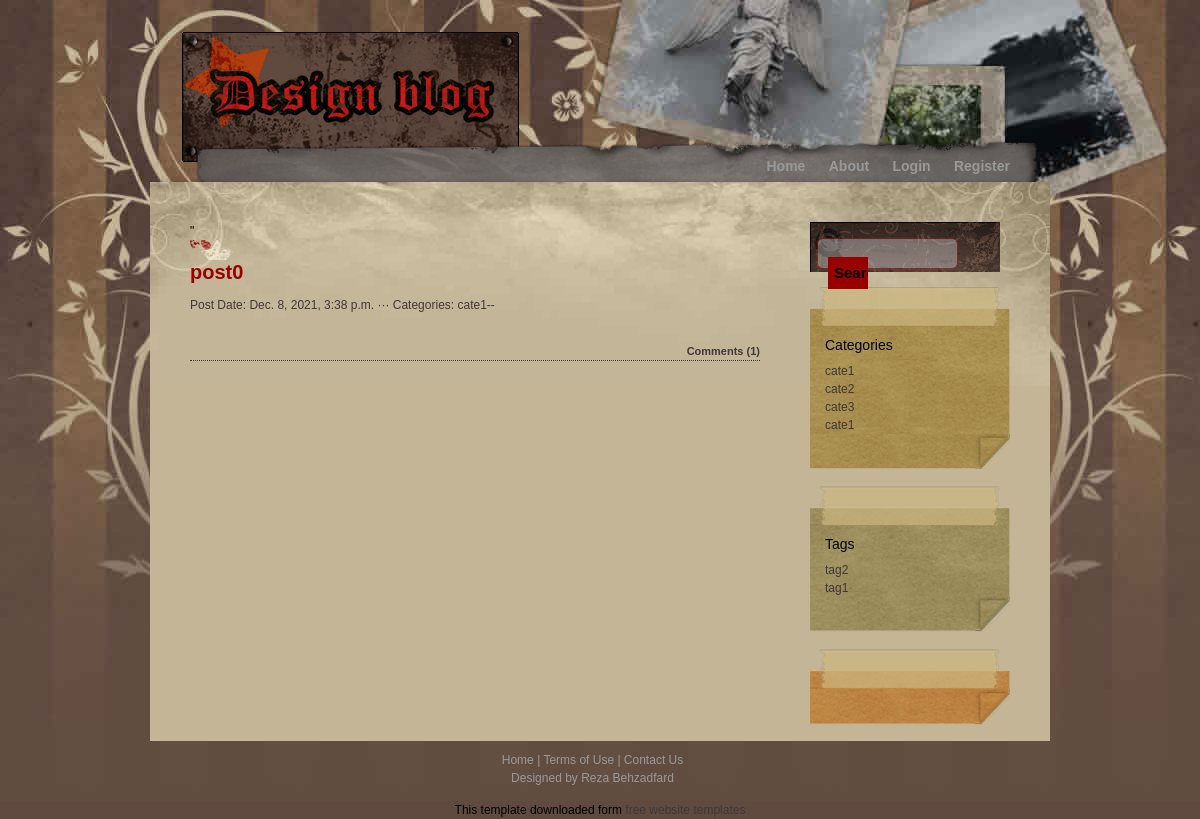
Page /category/cate1 on the committed database.
### post/models.py (models this page shows, shortened)
class Post(models.Model):
    title = models.CharField(max_length=120)
    image = models.ImageField(upload_to="")
    content = models.TextField()
    created_at = models.DateTimeField(auto_now_add=True)
    slug = models.SlugField(unique=True, max_length=120, null=True, blank=True)
    author = models.ForeignKey(User, on_delete=CASCADE)
    category = models.ManyToManyField(Category)
    tag = models.ManyToManyField(Tag, blank=True, null=True)
    class Meta:
        unique_together = ('title', 'slug')

class Category(models.Model):
    title = models.CharField(max_length=120)
    slug = models.SlugField(unique=True, max_length=120, null=True, blank=True)
    creator = models.ForeignKey(User, on_delete=SET_NULL, null=True, blank=True)
    parent = models.ForeignKey('self', on_delete=models.PROTECT, blank=True, null=True)
    created_at = models.DateTimeField(auto_now_add=True)
    class Meta:
        unique_together = ('title', 'slug')

class Tag(models.Model):
    title = models.CharField(max_length=120)
    slug = models.SlugField(unique=True, max_length=120, null=True, blank=True)
    creator = models.ForeignKey(User, on_delete=SET_NULL, null=True, blank=True)
    created_at = models.DateTimeField(auto_now_add=True)
    class Meta:
        unique_together = ('title', 'slug')

### post/views.py (the view)
# urls.py: path('category/<slug:slug_text>', class_category, name='category_reverse'),
def class_category(request, slug_text):
    category = Category.objects.get(slug=slug_text)
    posts = Post.objects.filter(category=category).order_by('-created_at')
    categories = Category.objects.all()
    tags = Tag.objects.all()
    context = {
        'posts': posts,
        'categories': categories,
        'tags': tags,
    }
    return render(request, 'post/category.html', context)

### post/templates/post/category.html (shortened to what this page needs)
{% extends "post/class_base.html" %}
{% load static %}
{% block menu %}
{% if request.user.is_authenticated %}
<ul>
    <li><a href="{% url 'home' %}">Home</a></li>
    <li><a href="#">About</a></li>
    <li><a href="{% url 'add_post' %}">Add New Post</a></li>
    <li><a href="{% url 'dashboard' %}">Dashboard</a></li>
    <li><a href="{% url 'logout' %}">Logout</a></li>
</ul>
{% else %}
<ul>
    <li><a href="{% url 'home' %}">Home</a></li>
    <li><a href="#">About</a></li>
    <li><a href="{% url 'login' %}">Login</a></li>
    <li><a href="{% url 'register' %}">Register</a></li>
</ul>
{% endif %}
{% endblock menu %}
{% block content %}
  {% for post in posts %}
    <div class="postbody">"
    <a href="{% url 'post_detail' post.slug %}"><h1>{{post.title}}</h1></a><br><br>
    <div class="publish_info">Post Date: {{post.created_at}} ··· Categories: <a href="#">{% for category_ in post.category.all %}{{category_.title}}--{% endfor %}</a></div><br>
    <div class="comment"><a href="#">Comments ({{post.comment_set.count}})</a></div>
    </div>
  {% endfor %}
{% endblock content %}

### post/templates/post/class_base.html (shortened to what this page needs)
{% load static %}
<!DOCTYPE html>
<html lang="en">
<head>
  <link href="https://cdn.jsdelivr.net/npm/bootstrap@5.0.0-beta1/dist/css/bootstrap.min.css" rel="stylesheet"
>
  <link rel="stylesheet" href="{% static 'style.css' %}">
</head>
<body>
  <div id="container_wrapper1">
    <div id="container_wrapper2">
      <div id="container">
        <div id="header">
          <div id="logo">
            <div id="site_slogan"></div>
          </div>
        </div>
        <div id="menu">
          {% block menu %}
          {% endblock menu %}
        </div>
        <div id="content">
          <div id="left_column">
            {% block content %}
            {% endblock content %}
          </div>
          {% if page != 'login' and page != 'register' %}
          <div id="right_column">
            <div class="section">
              <form method="post" action="{% url 'search_post' %}" class="search">
                <input name="search" type="text" placeholder="Search Anything" id="keyword" />
                <input type="submit" value="Search" class="button" />
              </form>
            </div>
            <div class="section">
              <div class="section1_top"></div>
              <div class="section1_middle">
                <h2>Categories</h2>
                <ul>
                  {% for cate in categories %}
                  <li><a href="{% url 'category_reverse' cate.slug %}">{{cate.title}}</a></li>
                  {% endfor %}
                </ul>
              </div>
              <div class="section1_bottom"></div>
            </div>
            <div class="section">
              <div class="section2_top"></div>
              <div class="section2_middle">
                <h2>Tags</h2>
                <ul>
                  {% for tag in tags %}
                  <li>{{tag.title}}</li>
                  {% endfor %}
                </ul>
              </div>
              <div class="section2_bottom"></div>
            </div>
            <div class="section">
              <div class="section3_top"></div>
              <div class="section3_bottom"></div>
            </div>
          </div>
          {% endif %}
        </div>
        <div id="bottom">
          <div id="footer"> <a href="{% url 'home' %}">Home</a> | <a href="#">Terms of Use</a> | <a href="#">Contact Us</a> <br />
            Designed by <a href="#">Reza Behzadfard</a>
          </div>
        </div>
      </div>
    </div>
  </div>
  <div align=center>This template downloaded form <a href='http://all-free-download.com/free-website-templates/'>free
      website templates</a></div>
</body>
</body>
</html>

### post/static/style.css (style rules this page uses)
body { margin:0; padding:0; line-height: 1.5em; font-family: Helvetica, Arial, sans-serif; font-size: 12px; color: #000000; background: #604a40; }
a:link, a:visited { color: #3e3939; text-decoration: none; }
h1 { margin: 0px; padding: 20px 0px 0px 0px; font-size: 20px; font-weight: bold; color:#990000; height: 20px; background: url(post/media/h1_background.png) left center no-repeat; }
h2 { margin: 0px 0px 8px 0px; padding: 10px 0px 0px 15px; font-size: 14px; color: #000000; }
#container_wrapper1 { background: url(post/media/background.gif) top center repeat-x; }
#container_wrapper2 { background: url(post/media/mainbackground.jpg) top center no-repeat; }
#container { margin: 0px auto; width: 900px; }
#header { clear: both; padding: 30px 0px 0px 30px; width: 870px; height: 140px; }
#logo { height: 134px; background: url(post/media/logo.gif) no-repeat; }
#site_slogan { padding: 90px 0px 10px 160px; font-size: 12px; color: #999999; }
#menu { clear: both; margin: 0px; padding: 0px; width: 900px; height: 42px; text-align: right; background: url(post/media/menu_bg.png) no-repeat; }
#menu ul { margin: 0px; padding: 18px 20px 0px 0px; list-style: none; }
#menu ul li { margin: 0px; display: inline; }
#menu ul li a { margin: 0px; padding: 0px 20px 0px 0px; font: 14px arial; font-weight: bold; color:#999999; text-decoration: none; }
#content { float: left; margin: 0px; width: 900px; background: #c3b595 url(post/media/content_bg.jpg) no-repeat; }
#left_column { float: left; margin: 40px 0px 0px 40px; padding: 0px; width: 570px; }
#right_column { float: right; margin: 40px 40px 0px 0px; padding: 0px; width: 200px; }
.section { margin: 0px 0px 15px 0px; padding: 0px; color: #3e3939; }
.section .section1_top { height: 40px; background: url(post/media/section1_top.png) no-repeat; }
.section .section1_middle { background: url(post/media/section1_middle.png) repeat-y; }
.section .section1_bottom { height: 37px; background:url(post/media/section1_bottom.png) no-repeat; }
.section .section2_top { height: 40px; background: url(post/media/section2_top.png) no-repeat; }
.section .section2_middle { background: url(post/media/section2_middle.png) repeat-y; }
.section .section2_bottom { height: 37px; background: url(post/media/section2_bottom.png) no-repeat; }
.section .section3_top { height: 40px; background: url(post/media/section3_top.png) no-repeat; }
.section .section3_bottom { height: 37px; background: url(post/media/section3_bottom.png) no-repeat; }
.section ul { margin: 0px 0px 0px 15px; padding: 0px; list-style: none; }
.section ul li { display: block; }
.section ul li a { padding: 0px; margin: 0px; color: #3e3939; text-decoration: none; }
.postbody { padding: 0px; margin-bottom: 40px; border-bottom: 1px dotted #333333; }
.publish_info { clear: both; margin: 0px; padding: 0px; color:#3e3939; }
.comment { clear: both; margin: 10px 0px 0px 0px; width: 570px; text-align: right; padding: 0px; }
.comment a { padding: 5px 0px 5px 0px; font-size: 11px; font-weight: bold; background: url(post/media/comment_icon.gif) left center no-repeat; }
.search { width: 190px; margin: 0px; padding: 13px 0px 0px 10px; height: 50px; background: url(post/media/search_box.gif) no-repeat; }
input { width: 130px; background: none; color: #CCCCCC; border: none; }
.button { margin: 2px 0px 0px 8px; height: 32px; width: 40px; color: #000000; font-size: 15px; font-weight: bold; border: none; background: #990000; }
#footer { clear: both; padding: 10px 0px 0px 15px; width: 870px; height: 60px; text-align: center; color: #999999; text-align: center; }
#footer a { color: #999999; }

### rows in the picture
Post: title "post0", created_at "Dec. 8, 2021, 3:38 p.m.", comment_set.count "1"
Category: title "cate1"
Category: title "cate2"
Category: title "cate3"
Category: title "cate1"
Tag: title "tag2"
Tag: title "tag1"
